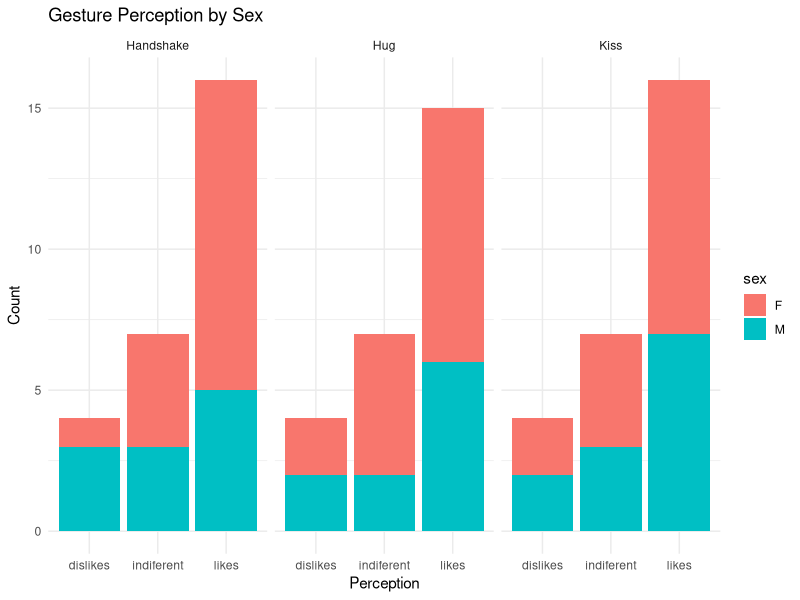
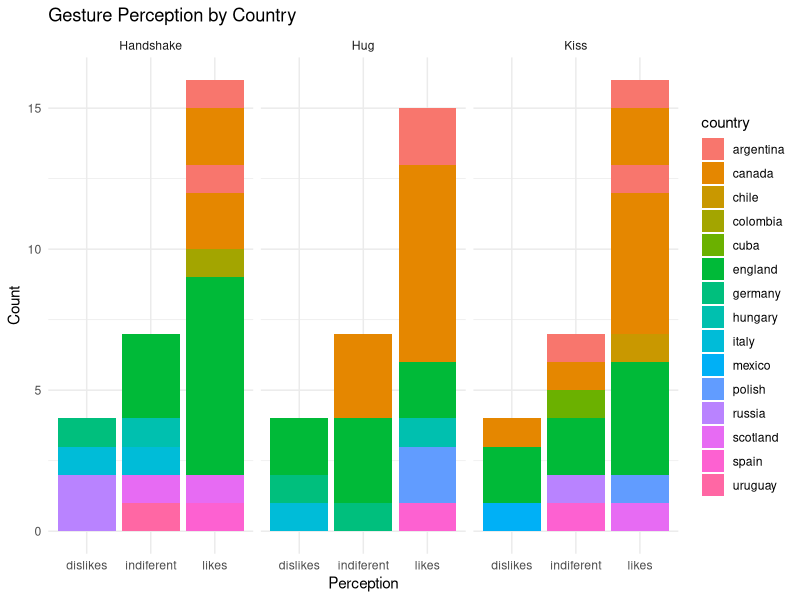
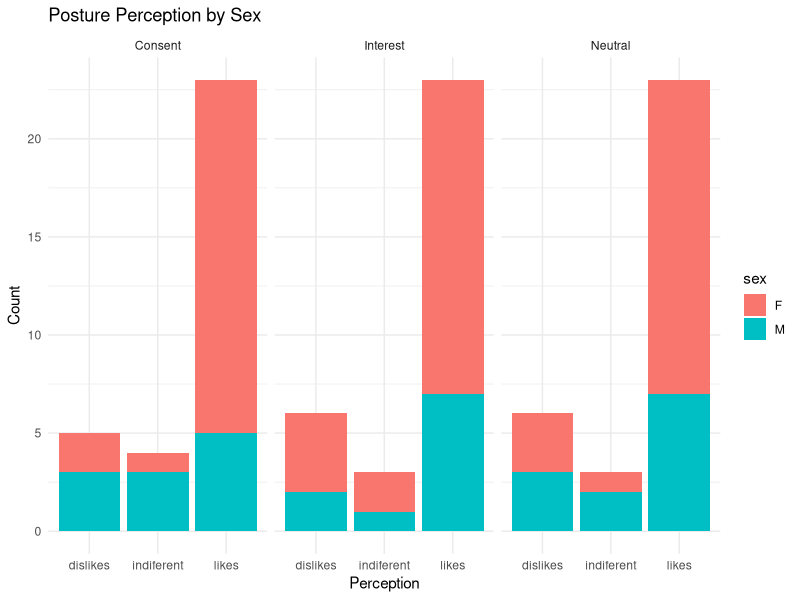
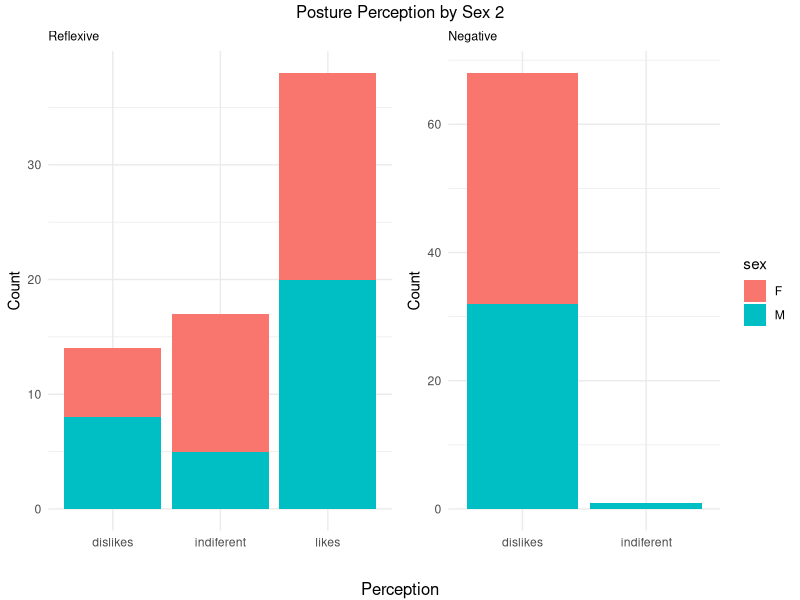
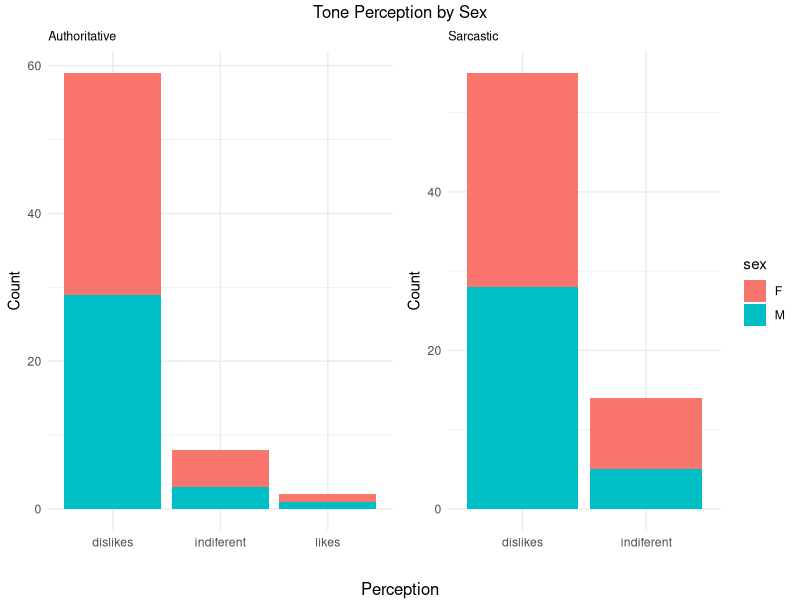
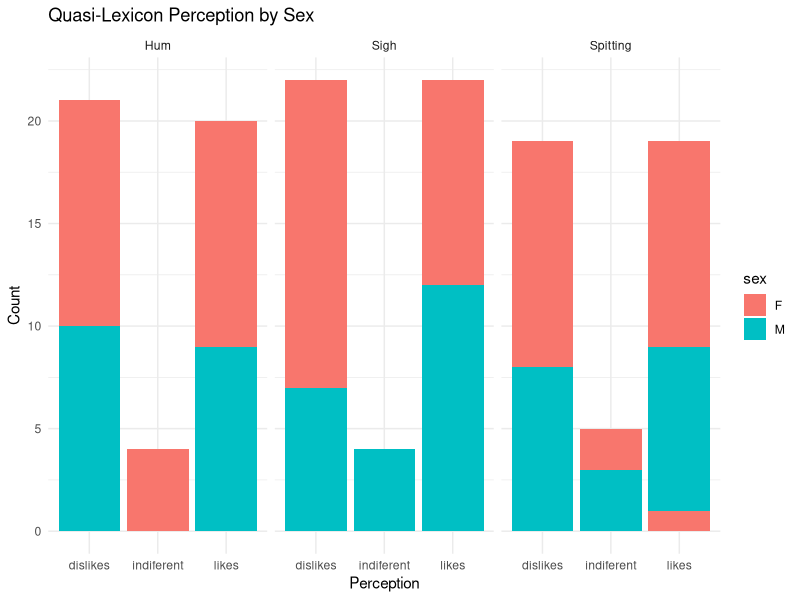
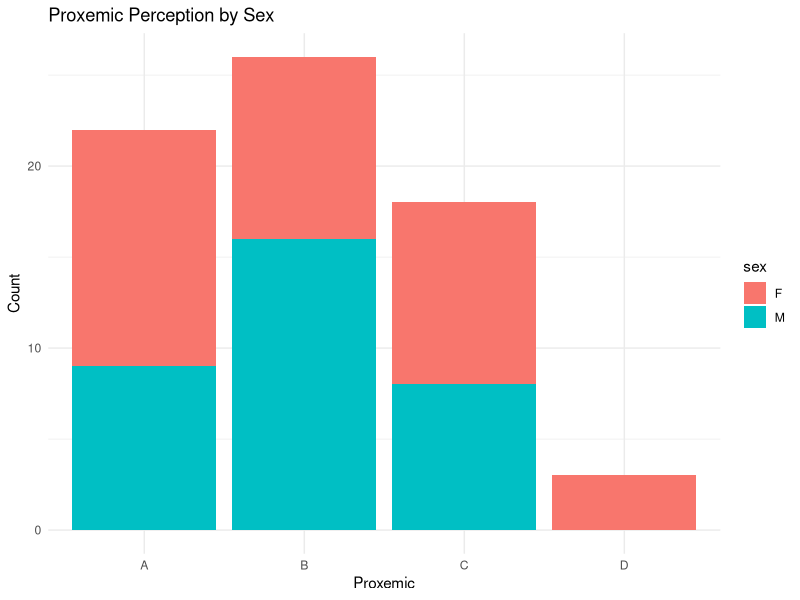

Generate these figures, in order, with R:
## ---- chunk 1
knitr::opts_chunk$set(echo = TRUE)
## ---- chunk 2

library(ggplot2)
library(gridExtra)

## ---- chunk 3
nv_tourist <- read.csv("non-verbal tourist data.csv")
## ---- chunk 4

library(tidyverse)
new_nv_tourist <- nv_tourist |>
  rename(
    handshake_indiff = GImg1,
    hug_indiff = GImg2,
    kiss_indiff = GImg3,
    consent_post = PImg1,
    interest_post = PImg2,
    neutral_post = PImg3,
    reflexive_post = PImg4,
    negative_post = PImg5,
    relax_score = Tense...relaxed,
    anarchic_score = Authoritative..anarchic,
    friendly_score = Hostile...friendly,
    authoritative = Proxemics,
    sarcastic = TAudio2,
    friendly = TAudio3,
    spitting = QAudio1,
    hum = QAudio2,
    sigh = QAudio3,
    proxemic = TAudio1,
    client_type = Type.of.Client
  ) 

## ---- chunk 5

# checking for missing values...

# the dataset uses "?" to indicate a missing value
contains_missing <- function(row) {
  any(row == "?") || any(is.na(row))
}

rows_w_missing_val <- apply(new_nv_tourist, 1, contains_missing)
print(new_nv_tourist[rows_w_missing_val,])

## ---- chunk 6

new_nv_tourist <- new_nv_tourist[!rows_w_missing_val,]

## ---- chunk 7

new_nv_tourist$anarchic_score <- as.numeric(new_nv_tourist$anarchic_score)

## ---- chunk 8

# this barplot is acting weird with the stacks...

# GRAPH 1
new_nv_tourist |>
  ggplot() +
  geom_bar(aes(x = handshake_indiff, fill = sex), position = "stack") +
  geom_bar(aes(x = hug_indiff, fill = sex), position = "stack") +
  geom_bar(aes(x = kiss_indiff, fill = sex), position = "stack") +
  labs(x = "Perception", y = "Count", title = "Gesture Perception by Sex") +
  facet_wrap(~ c("Handshake", "Hug", "Kiss"), nrow = 1) +
  theme_minimal()


# GRAPH 2
new_nv_tourist |>
  ggplot() +
  geom_bar(aes(x = handshake_indiff, fill = country), position = "stack") +
  geom_bar(aes(x = hug_indiff, fill = country), position = "stack") +
  geom_bar(aes(x = kiss_indiff, fill = country), position = "stack") +
  labs(x = "Perception", y = "Count", title = "Gesture Perception by Country") +
  facet_wrap(~ c("Handshake", "Hug", "Kiss"), nrow = 1) +
  theme_minimal()

## ---- chunk 9

new_nv_tourist |>
  ggplot() +
  geom_bar(aes(x = consent_post, fill = sex), position = "stack") +
  geom_bar(aes(x = interest_post, fill = sex), position = "stack") +
  geom_bar(aes(x = neutral_post, fill = sex), position = "stack") +
  labs(x = "Perception", y = "Count", title = "Posture Perception by Sex") +
  facet_wrap(~c("Consent", "Interest", "Neutral"), nrow = 1) +
  theme_minimal()

plot1 <- ggplot(new_nv_tourist, aes(x = reflexive_post, fill = sex)) +
  geom_bar(position = "stack") +
  labs(x = "", y = "Count", title = "Reflexive") +
  theme_minimal() +
  theme(legend.position = "none",
        plot.title = element_text(size = 9)) 

plot2 <- ggplot(new_nv_tourist, aes(x = negative_post, fill = sex)) +
  geom_bar(position = "stack") +
  labs(x = "", y = "Count", title = "Negative") +
  theme_minimal() + 
  theme(plot.title = element_text(size = 9))

grid.arrange(plot1, plot2, nrow = 1, 
             top = "Posture Perception by Sex 2", 
             bottom = "Perception")

## ---- chunk 10

find_mode <- function(vector) {
  names(sort(table(as.character(vector)), decreasing =TRUE)[1])
}

new_nv_tourist |>
  group_by(sex) |>
  summarise(avg_relax = mean(relax_score),
            avg_anarchic = mean(anarchic_score),
            avg_friendly = mean(friendly_score),
            mode_relax = find_mode(relax_score),
            mode_anarchic = find_mode(anarchic_score),
            mode_friendly = find_mode(friendly_score))
## ---- chunk 11

plot1 <- ggplot(new_nv_tourist, aes(x = authoritative, fill = sex)) +
  geom_bar(position = "stack") +
  labs(x = "", y = "Count", title = "Authoritative") +
  theme_minimal() +
  theme(legend.position = "none",
        plot.title = element_text(size = 9)) 

plot2 <- ggplot(new_nv_tourist, aes(x = sarcastic, fill = sex)) +
  geom_bar(position = "stack") +
  labs(x = "", y = "Count", title = "Sarcastic") +
  theme_minimal() +
  theme(plot.title = element_text(size = 9))

grid.arrange(plot1, plot2, nrow = 1, 
             top = "Tone Perception by Sex", 
             bottom = "Perception")

## ---- chunk 12

# there's something weird happening in this bar plot

new_nv_tourist |>
  ggplot() +
  geom_bar(aes(x = spitting, fill = sex), position = "stack") +
  geom_bar(aes(x = hum, fill = sex), position = "stack") +
  geom_bar(aes(x = sigh, fill = sex), position = "stack") +
  labs(x = "Perception", y = "Count", title = "Quasi-Lexicon Perception by Sex") +
  facet_wrap(~ c("Spitting", "Hum", "Sigh"), nrow = 1) +
  theme_minimal()

## ---- chunk 13

new_nv_tourist |>
  ggplot() +
  geom_bar(aes(x = proxemic, fill = sex), position = "stack") +
  labs(x = "Proxemic", y = "Count", title = "Proxemic Perception by Sex") +
  theme_minimal()

